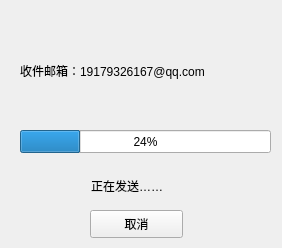
<?xml version="1.0" encoding="UTF-8"?>
<ui version="4.0">
 <class>Email</class>
 <widget class="QWidget" name="Email">
  <property name="geometry">
   <rect>
    <x>0</x>
    <y>0</y>
    <width>282</width>
    <height>248</height>
   </rect>
  </property>
  <property name="windowTitle">
   <string>Form</string>
  </property>
  <widget class="QLabel" name="label">
   <property name="geometry">
    <rect>
     <x>20</x>
     <y>20</y>
     <width>251</width>
     <height>101</height>
    </rect>
   </property>
   <property name="text">
    <string>收件邮箱：19179326167@qq.com</string>
   </property>
  </widget>
  <widget class="QProgressBar" name="progressBar">
   <property name="geometry">
    <rect>
     <x>20</x>
     <y>130</y>
     <width>251</width>
     <height>23</height>
    </rect>
   </property>
   <property name="value">
    <number>24</number>
   </property>
  </widget>
  <widget class="QLabel" name="label_2">
   <property name="geometry">
    <rect>
     <x>91</x>
     <y>170</y>
     <width>91</width>
     <height>31</height>
    </rect>
   </property>
   <property name="text">
    <string>正在发送……</string>
   </property>
  </widget>
  <widget class="QPushButton" name="pushButton">
   <property name="geometry">
    <rect>
     <x>90</x>
     <y>210</y>
     <width>93</width>
     <height>28</height>
    </rect>
   </property>
   <property name="text">
    <string>取消</string>
   </property>
  </widget>
 </widget>
 <resources/>
 <connections/>
</ui>
